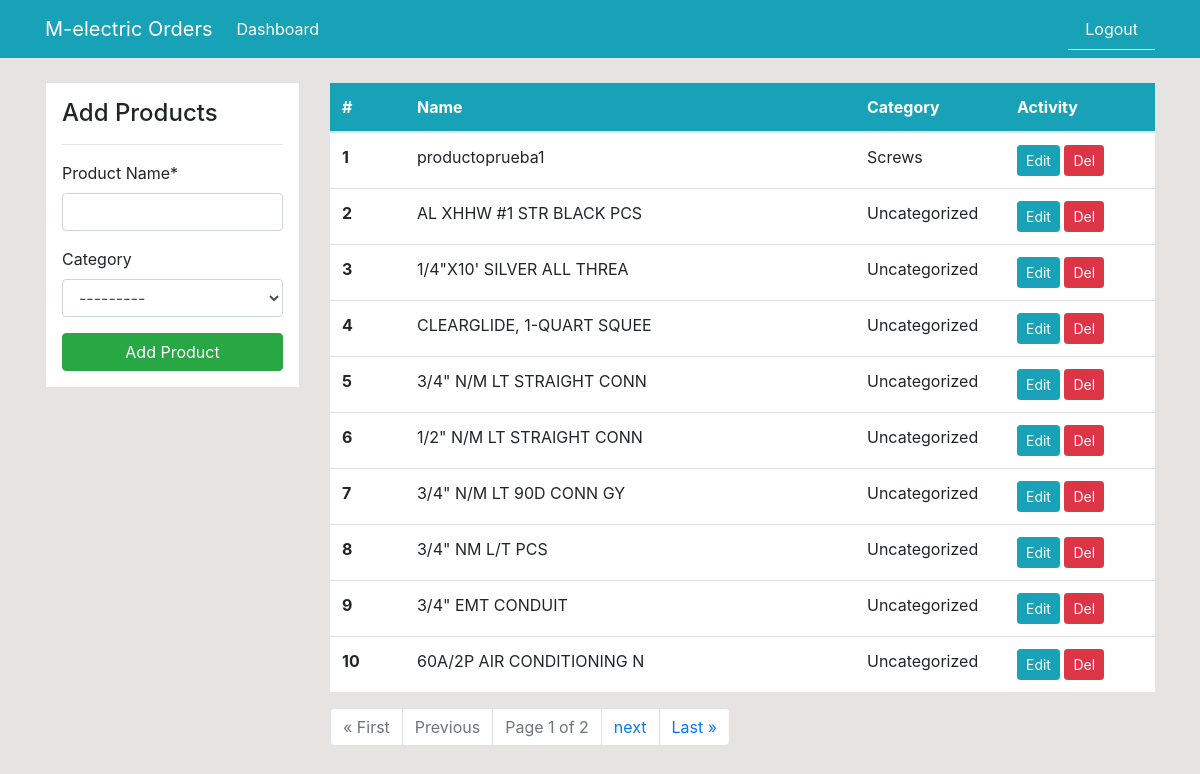
The app's page /products (signed in) with its own data.
### dashboard/models.py (models this page shows, shortened)
class Product(models.Model):
	product_name = models.CharField('Product Name', max_length=100)
	category = models.ForeignKey(Category, blank=True, null=True, on_delete=models.CASCADE)

class Category(models.Model):
	category_name = models.CharField('Category', max_length=50)
	def __str__(self):
		return self.category_name

### dashboard/views.py (the view)
# urls.py: path('products', views.products, name='products'),
@login_required
def products(request):
    products_list = Product.objects.all().order_by('-id')
    products_paginator = Paginator(Product.objects.all().order_by('-id'), 10)
    requested_page = request.GET.get('page')
    all_products = products_paginator.get_page(requested_page)
    if request.method == 'POST':
        form = ProductForm(request.POST)
        if form.is_valid:
            form.save()
            return redirect('products')
    else:
        form = ProductForm()
    context = {
        'products_list': products_list,
        'form': form,
        'all_products': all_products
    }
    return render(request, 'dashboard/products.html', context)

### dashboard/forms.py
class ProductForm(forms.ModelForm):
    class Meta:
        model = Product
        fields = ['product_name','category']

### templates/dashboard/products.html (shortened to what this page needs)
{% extends 'partials/base.html' %}
{% load crispy_forms_tags %}
{% block content %}
<div class="container">
    <div class="row my-4">
        <div class="col-md-3">
            <div class="border bg-white p-3">
                <h4>Add Products</h4>
                <hr>
                <form method="POST">
                    {{ form|crispy }}
                    <input class="btn btn-success btn-block" type="submit" value="Add Product">
                </form>
            </div>
        </div>
        <div class="col-md-9">
            <table class="table bg-white">
                <thead class="bg-info">
                    <tr class="text-white">
                        <th scope="col" class="col-1" >#</th>
                        <th scope="col" class="col-6">Name</th>
                        <th scope="col" class="col-2">Category</th>
                        <th scope="col" class="col-2">Activity</th>
                    </tr>
                </thead>
                <tbody>
                    {% for product in all_products %}
                    <tr>
                        <th scope="row">{{ forloop.counter }}</th>
                        <td>{{ product.product_name }}</td>
                            {% if product.category %}
                            <td>{{ product.category }}</td>
                            {% else %}
                            <td>Uncategorized</td>
                            {% endif %}
                        <td>
                            <a class="btn btn-info btn-sm" href="{% url 'product-update' product.id %}">Edit</a>
                            <a class="btn btn-danger btn-sm" href="{% url 'product-delete' product.id %}">Del</a>
                        </td>
                    </tr>
                    {% endfor %}
                </tbody>
            </table>
            <nav aria-label="Page navigation example">
                <ul class="pagination">
                    {% if all_products.has_previous %}
                    <li class="page-item"><a href="?page=1" class="page-link"> &laquo; First </a></li>
                    <li class="page-item"><a href="?page={{all_products.previous_page_number}}" class="page-link">Previous</a></li>
                    {% else %}
                    <li class="page-item disabled"><a href="#" class="page-link"> &laquo; First </a></li>
                    <li class="page-item disabled"><a href="#" class="page-link">Previous</a></li>
                    {% endif %}
                    <li class="page-item disabled">
                        <a href="#" class="page-link">Page {{all_products.number}} of {{all_products.paginator.num_pages}}</a>
                    </li>
                    {% if all_products.has_next %}
                    <li class="page-item"><a class="page-link" href="?page={{all_products.next_page_number}}">next</a></li>
                    <li class="page-item"><a class="page-link" href="?page={{all_products.paginator.num_pages}}">Last &raquo;</a></li>
                    {% else %}
                    <li class="page-item disabled"><a class="page-link" href="#">next</a></li>
                    <li class="page-item disabled"><a class="page-link" href="#">Last &raquo;</a></li>
                    {% endif %}
                </ul>
            </nav>
        </div>
    </div>
</div>
{% endblock %}

### static/style.css (style rules this page uses)
body { background: rgb(230, 227, 227); }

### records on screen
Product: product_name "productoprueba1", category "Screws"
Product: product_name "AL XHHW #1 STR BLACK PCS", shows "Uncategorized"
Product: product_name "1/4\"X10' SILVER ALL THREA", shows "Uncategorized"
Product: product_name "CLEARGLIDE, 1-QUART SQUEE", shows "Uncategorized"
Product: product_name "3/4\" N/M LT STRAIGHT CONN", shows "Uncategorized"
Product: product_name "1/2\" N/M LT STRAIGHT CONN", shows "Uncategorized"
Product: product_name "3/4\" N/M LT 90D CONN GY", shows "Uncategorized"
Product: product_name "3/4\" NM L/T PCS", shows "Uncategorized"
Product: product_name "3/4\" EMT CONDUIT", shows "Uncategorized"
Product: product_name "60A/2P AIR CONDITIONING N", shows "Uncategorized"

### other values on screen
{{ all_products.number }} "1"
{{ all_products.paginator.num_pages }} "2"
